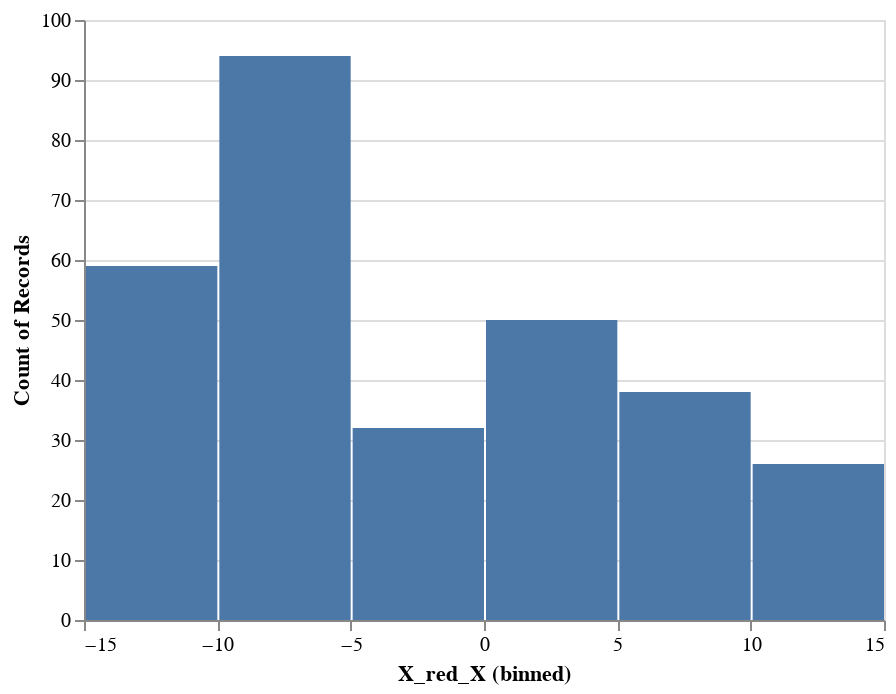

The notebook cell saved with this chart:
### Code cell
alt.Chart(TSNE_components).mark_bar().encode(
    alt.X("X_red_X", bin=True),
    y='count()',
).interactive()
#alt.Bin(extent=[0,1], step=0.05)
#sns.displot(TSNE_components, x="risk_rating")
#plt.show()

### Figure 1 — Vega-Lite specification as saved in the notebook (floating-point values rounded to 4 significant figures; data arrays with more than 128 entries replaced by an {"elided": "..."} marker saying what was removed)
{"config": {"view": {"continuousWidth": 400, "continuousHeight": 300}}, "data": {"name": "data-3f2800f4528d95c74ad442c86a84a875"}, "mark": "bar", "encoding": {"x": {"type": "quantitative", "bin": true, "field": "X_red_X"}, "y": {"type": "quantitative", "aggregate": "count"}}, "selection": {"selector002": {"type": "interval", "bind": "scales", "encodings": ["x", "y"]}}, "$schema": "https://vega.github.io/schema/vega-lite/v4.8.1.json", "datasets": {"data-3f2800f4528d95c74ad442c86a84a875": {"elided": "299 records"}}}
